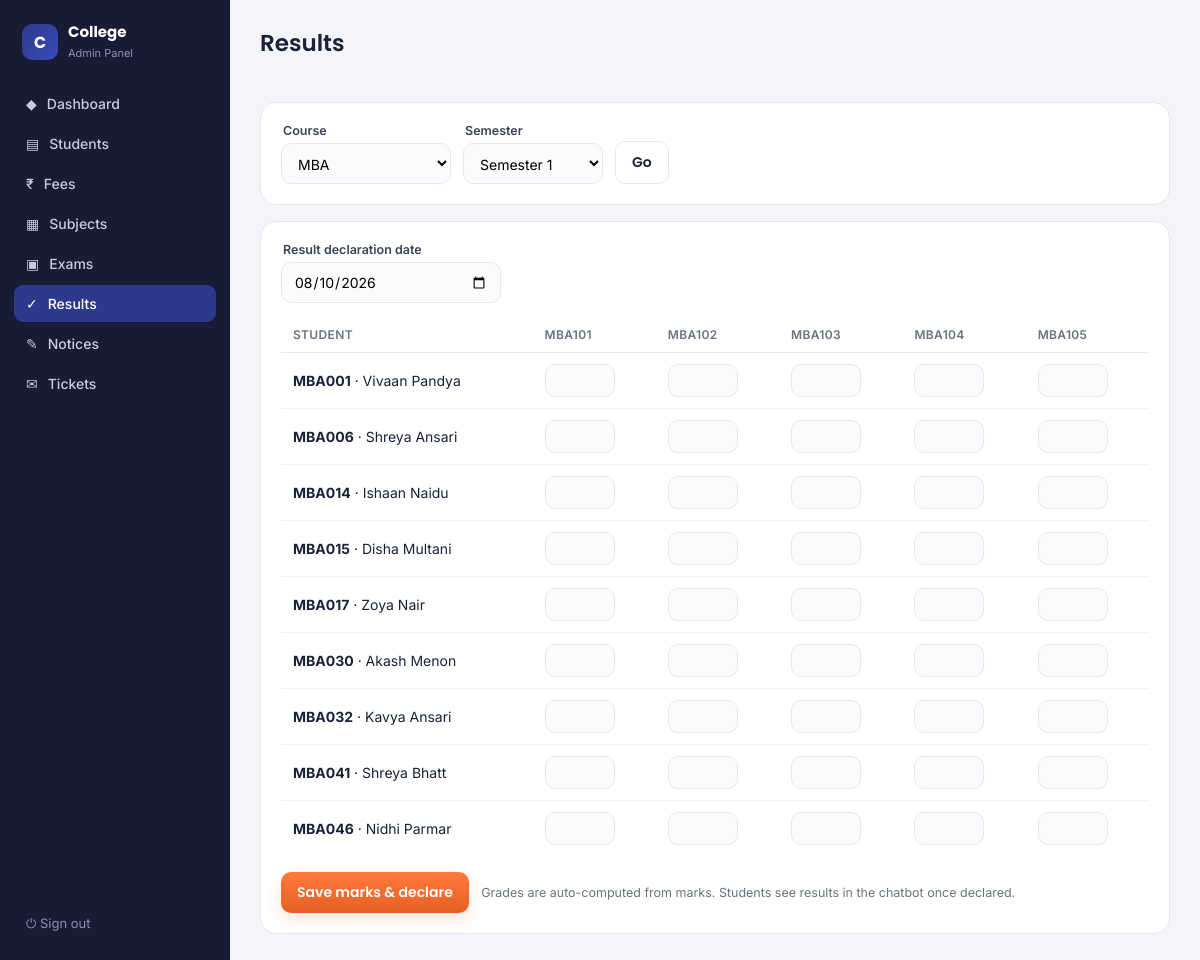
Page /admin/results (signed in) on the committed database.
### tables this page shows
CREATE TABLE results(
    id INTEGER PRIMARY KEY AUTOINCREMENT, student_id TEXT, semester INTEGER,
    subject_id INTEGER, marks INTEGER, grade TEXT, declared INTEGER DEFAULT 0,
    result_date TEXT);

CREATE TABLE subjects(
    id INTEGER PRIMARY KEY AUTOINCREMENT, course_id TEXT, semester INTEGER,
    subject_code TEXT, subject_name TEXT);

CREATE TABLE students(
    student_id     TEXT PRIMARY KEY,
    name           TEXT,
    email          TEXT,
    phone          TEXT,
    password       TEXT,
    course_id      TEXT,
    current_sem    INTEGER,
    gender         TEXT,
    dob            TEXT,
    category       TEXT,        -- General/OBC/SC/ST/EWS
    city           TEXT,
    state          TEXT,
    admission_year INTEGER,
    blood_group    TEXT,
    guardian_name  TEXT,
    guardian_phone TEXT,
    attendance     INTEGER,     -- % (for at-risk analytics)
    cgpa           REAL,
    status         TEXT,        -- Active/Inactive
    father_name    TEXT,
    address        TEXT,
    batch          TEXT,        -- e.g. 2024-2027
    division       TEXT,        -- A / B / C
    FOREIGN KEY(course_id) REFERENCES courses(course_id));

### app.py (the view, shortened to what this page needs)
@app.route('/admin/results', methods=['GET', 'POST'])
@admin_required
def admin_results():
    course = request.args.get('course', 'MBA')
    sem = int(request.args.get('sem', 1))
    conn = db()
    students = conn.execute(
        "SELECT student_id, name FROM students WHERE course_id=? AND current_sem=? ORDER BY student_id",
        (course, sem)).fetchall()
    subs = conn.execute("SELECT id, subject_code FROM subjects WHERE course_id=? AND semester=? ORDER BY id",
                        (course, sem)).fetchall()
    marks = {}
    for st in students:
        for su in subs:
            r = conn.execute("SELECT marks FROM results WHERE student_id=? AND semester=? AND subject_id=?",
                             (st['student_id'], sem, su['id'])).fetchone()
            marks[(st['student_id'], su['id'])] = (r['marks'] if r and r['marks'] is not None else '')
    declared = conn.execute("SELECT declared, result_date FROM results WHERE semester=? AND subject_id IN "
                            "(SELECT id FROM subjects WHERE course_id=? AND semester=?) LIMIT 1",
                            (sem, course, sem)).fetchone()
    conn.close()
    return render_template('admin/results.html', students=students, subs=subs, marks=marks,
                           course=course, sem=sem, courses=_course_list(),
                           declared=declared)

### app.py (called while the page is built)
def db():
    conn = sqlite3.connect(DB)
    conn.row_factory = sqlite3.Row
    return conn

def admin_required(f):
    @wraps(f)
    def wrapper(*args, **kwargs):
        if not session.get('admin'):
            return redirect(url_for('admin_login'))
        return f(*args, **kwargs)
    return wrapper

def _course_list():
    conn = db()
    rows = conn.execute("SELECT course_id, total_sems FROM courses ORDER BY course_id").fetchall()
    conn.close()
    return rows

### templates/admin/results.html (shortened to what this page needs)
{% extends "admin/base.html" %}
{% block body %}
<div class="head"><h1>Results</h1></div>
{% include "admin/_picker.html" %}
<div class="card">
  {% if students and subs %}
  <form method="POST" action="/admin/results">
    <div style="display:flex;align-items:end;gap:12px;margin-bottom:14px">
      <div style="width:220px"><label>Result declaration date</label>
        <input type="date" name="result_date" value="{{ declared.result_date if declared and declared.result_date }}" required></div>
    </div>
    <div style="overflow-x:auto">
      <table>
        <thead><tr><th>Student</th>{% for su in subs %}<th>{{ su.subject_code }}</th>{% endfor %}</tr></thead>
        <tbody>
          {% for st in students %}
          <tr>
            <td style="white-space:nowrap"><b>{{ st.student_id }}</b> · {{ st.name }}</td>
            {% for su in subs %}
            <td><input type="number" min="0" max="100" style="width:70px;padding:7px"
                       name="m_{{ st.student_id }}_{{ su.id }}"
                       value="{{ marks[(st.student_id, su.id)] }}"></td>
            {% endfor %}
          </tr>
          {% endfor %}
        </tbody>
      </table>
    </div>
    <div style="margin-top:16px"><button class="btn primary" type="submit">Save marks &amp; declare</button>
      <span style="font-size:12.5px;color:var(--muted);margin-left:8px">Grades are auto-computed from marks. Students see results in the chatbot once declared.</span></div>
  </form>
  {% else %}
  <p style="text-align:center;color:var(--muted);padding:24px">
    No students are currently in {{ course }} semester {{ sem }}{% if not subs %}, or no subjects exist for it{% endif %}.</p>
  {% endif %}
</div>
{% endblock %}

### templates/admin/base.html (style rules this page uses)
:root { --ink:#1A2238; --indigo:#2D3A8C; --indigo-2:#3B4BB8; --saffron:#FF7A3D; --muted:#6B7280; --line:#E6E8F0; --bg:#F4F5F9; --ok:#1E9E6A; --warn:#B26B00; --err:#C7392F; }
* { box-sizing:border-box;margin:0;padding:0 }
body { font-family:'Inter',system-ui,sans-serif; color:var(--ink); background:var(--bg); display:flex; min-height:100vh }
.head { display:flex;align-items:center;justify-content:space-between;margin-bottom:22px;flex-wrap:wrap;gap:12px }
.head h1 { font-family:'Poppins';font-size:23px;font-weight:600 }
.btn { font-family:'Poppins';font-weight:600;font-size:14px;border:none;border-radius:10px; padding:10px 16px;cursor:pointer;text-decoration:none;display:inline-block }
.btn.primary { background:linear-gradient(180deg,var(--saffron),#E85F22);color:#fff;box-shadow:0 6px 16px #FF7A3D33 }
.card { background:#fff;border:1px solid var(--line);border-radius:16px;padding:20px }
table { width:100%;border-collapse:collapse;font-size:14px }
th { text-align:left;color:var(--muted);font-weight:600;font-size:12px;text-transform:uppercase; letter-spacing:.03em;padding:10px 12px;border-bottom:1px solid var(--line) }
td { padding:11px 12px;border-bottom:1px solid #F1F2F7 }
tr:last-child td { border-bottom:none }
input,select,textarea { font-family:inherit;font-size:14px;padding:10px 12px;border:1.5px solid var(--line); border-radius:10px;background:#FBFBFD;width:100% }
label { font-size:12.5px;font-weight:600;color:#3a4256;display:block;margin:0 0 5px 2px }

### rows in the picture
results: result_date "08/10/2026"
subjects: subject_code "MBA101"
subjects: subject_code "MBA102"
subjects: subject_code "MBA103"
subjects: subject_code "MBA104"
subjects: subject_code "MBA105"
students: student_id "MBA001", name "Vivaan Pandya"
students: student_id "MBA006", name "Shreya Ansari"
students: student_id "MBA014", name "Ishaan Naidu"
students: student_id "MBA015", name "Disha Multani"
students: student_id "MBA017", name "Zoya Nair"
students: student_id "MBA030", name "Akash Menon"
students: student_id "MBA032", name "Kavya Ansari"
students: student_id "MBA041", name "Shreya Bhatt"
students: student_id "MBA046", name "Nidhi Parmar"

### other values in the picture
form field course "MBA"
